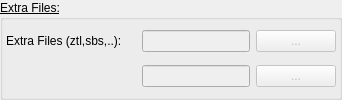
                  <widget class="QGroupBox" name="groupBox_sgExtraFiles_2">
                   <property name="font">
                    <font>
                     <pointsize>9</pointsize>
                     <bold>false</bold>
                     <underline>true</underline>
                    </font>
                   </property>
                   <property name="title">
                    <string>Extra Files:</string>
                   </property>
                   <layout class="QVBoxLayout" name="verticalLayout_67">
                    <property name="leftMargin">
                     <number>3</number>
                    </property>
                    <property name="topMargin">
                     <number>3</number>
                    </property>
                    <property name="rightMargin">
                     <number>3</number>
                    </property>
                    <property name="bottomMargin">
                     <number>3</number>
                    </property>
                    <item>
                     <layout class="QHBoxLayout" name="horizontalLayout_58">
                      <item>
                       <widget class="QLabel" name="label_VDBWriteExtraTxt">
                        <property name="minimumSize">
                         <size>
                          <width>130</width>
                          <height>0</height>
                         </size>
                        </property>
                        <property name="maximumSize">
                         <size>
                          <width>130</width>
                          <height>16777215</height>
                         </size>
                        </property>
                        <property name="font">
                         <font>
                          <pointsize>9</pointsize>
                          <bold>false</bold>
                          <underline>false</underline>
                         </font>
                        </property>
                        <property name="text">
                         <string>Extra Files (ztl,sbs,..):</string>
                        </property>
                       </widget>
                      </item>
                      <item>
                       <widget class="QLineEdit" name="lineEdit_sgVDBWriteExtraFiles01">
                        <property name="enabled">
                         <bool>false</bool>
                        </property>
                        <property name="font">
                         <font>
                          <pointsize>9</pointsize>
                          <bold>false</bold>
                          <underline>false</underline>
                         </font>
                        </property>
                        <property name="toolTip">
                         <string>&lt;html&gt;&lt;head/&gt;&lt;body&gt;&lt;p&gt;Add any tags to your entry, in the future a search option will added &lt;/p&gt;&lt;/body&gt;&lt;/html&gt;</string>
                        </property>
                       </widget>
                      </item>
                      <item>
                       <widget class="QPushButton" name="pushButton_sgVDBWriteExtraFiles01">
                        <property name="enabled">
                         <bool>false</bool>
                        </property>
                        <property name="sizePolicy">
                         <sizepolicy hsizetype="Minimum" vsizetype="Fixed">
                          <horstretch>0</horstretch>
                          <verstretch>0</verstretch>
                         </sizepolicy>
                        </property>
                        <property name="minimumSize">
                         <size>
                          <width>80</width>
                          <height>0</height>
                         </size>
                        </property>
                        <property name="maximumSize">
                         <size>
                          <width>80</width>
                          <height>16777215</height>
                         </size>
                        </property>
                        <property name="font">
                         <font>
                          <pointsize>9</pointsize>
                          <bold>false</bold>
                          <underline>false</underline>
                         </font>
                        </property>
                        <property name="text">
                         <string>...</string>
                        </property>
                       </widget>
                      </item>
                     </layout>
                    </item>
                    <item>
                     <layout class="QHBoxLayout" name="horizontalLayout_59">
                      <item>
                       <widget class="QLabel" name="label_VDBEmptyTxt">
                        <property name="minimumSize">
                         <size>
                          <width>130</width>
                          <height>0</height>
                         </size>
                        </property>
                        <property name="maximumSize">
                         <size>
                          <width>130</width>
                          <height>16777215</height>
                         </size>
                        </property>
                        <property name="text">
                         <string/>
                        </property>
                       </widget>
                      </item>
                      <item>
                       <widget class="QLineEdit" name="lineEdit_sgVDBWriteExtraFiles02">
                        <property name="enabled">
                         <bool>false</bool>
                        </property>
                        <property name="font">
                         <font>
                          <pointsize>9</pointsize>
                          <bold>false</bold>
                          <underline>false</underline>
                         </font>
                        </property>
                        <property name="toolTip">
                         <string>&lt;html&gt;&lt;head/&gt;&lt;body&gt;&lt;p&gt;Add any tags to your entry, in the future a search option will added &lt;/p&gt;&lt;/body&gt;&lt;/html&gt;</string>
                        </property>
                       </widget>
                      </item>
                      <item>
                       <widget class="QPushButton" name="pushButton_sgVDBWriteExtraFiles02">
                        <property name="enabled">
                         <bool>false</bool>
                        </property>
                        <property name="sizePolicy">
                         <sizepolicy hsizetype="Minimum" vsizetype="Fixed">
                          <horstretch>0</horstretch>
                          <verstretch>0</verstretch>
                         </sizepolicy>
                        </property>
                        <property name="minimumSize">
                         <size>
                          <width>80</width>
                          <height>0</height>
                         </size>
                        </property>
                        <property name="maximumSize">
                         <size>
                          <width>80</width>
                          <height>16777215</height>
                         </size>
                        </property>
                        <property name="font">
                         <font>
                          <pointsize>9</pointsize>
                          <bold>false</bold>
                          <underline>false</underline>
                         </font>
                        </property>
                        <property name="text">
                         <string>...</string>
                        </property>
                       </widget>
                      </item>
                     </layout>
                    </item>
                   </layout>
                  </widget>
